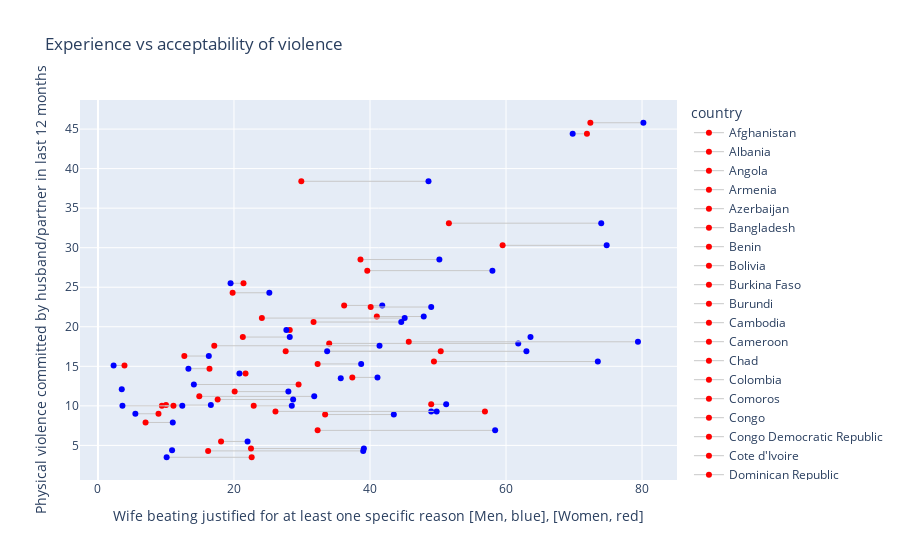

The notebook cell this image was saved under:
### Code cell
x = "Wife beating justified for at least one specific reason"
y = "Physical violence committed by husband/partner in last 12 months"
fig = go.Figure(layout=dict(height=600,
                           xaxis=dict( title=x + ' [Men, blue], [Women, red]'),
                           yaxis=dict( title=y),
                           legend=dict( title='country'),
                           title='Experience vs acceptability of violence'),
                )

for i in range(df.shape[0]):
    fig.add_trace(go.Scatter(x=df[[x + " [Men]", x + " [Women]"]].iloc[i], 
                          y=[df[y].iloc[i],df[y].iloc[i]],
#                              color_discrete_sequence=['red'],
                             line=dict(color='rgb(200,200,200)',width=1),
                            marker=dict(color=['red','blue']),
                            name=df['Country'].iloc[i]))
    
# fig.add_trace(px.line(x=[0,85], y=[0,85],color_discrete_sequence=['black']).data[0])    
fig.show()

### Figure 1 — Plotly figure (JSON) as saved in the notebook; plotly's stock layout.template omitted (floating-point values rounded to 4 significant figures)
{"data": [{"line": {"color": "rgb(200,200,200)", "width": 1}, "marker": {"color": ["red", "blue"]}, "name": "Afghanistan", "type": "scatter", "x": [72.4, 80.2], "y": [45.8, 45.8]}, {"line": {"color": "rgb(200,200,200)", "width": 1}, "marker": {"color": ["red", "blue"]}, "name": "Albania", "type": "scatter", "x": [11.2, 6.8], "y": [null, null]}, {"line": {"color": "rgb(200,200,200)", "width": 1}, "marker": {"color": ["red", "blue"]}, "name": "Angola", "type": "scatter", "x": [19.8, 25.2], "y": [24.3, 24.3]}, {"line": {"color": "rgb(200,200,200)", "width": 1}, "marker": {"color": ["red", "blue"]}, "name": "Armenia", "type": "scatter", "x": [22.6, 10.1], "y": [3.5, 3.5]}, {"line": {"color": "rgb(200,200,200)", "width": 1}, "marker": {"color": ["red", "blue"]}, "name": "Azerbaijan", "type": "scatter", "x": [56.9, 49], "y": [9.3, 9.3]}, {"line": {"color": "rgb(200,200,200)", "width": 1}, "marker": {"color": ["red", "blue"]}, "name": "Bangladesh", "type": "scatter", "x": [null, 20.1], "y": [null, null]}, {"line": {"color": "rgb(200,200,200)", "width": 1}, "marker": {"color": ["red", "blue"]}, "name": "Benin", "type": "scatter", "x": [14.9, 31.8], "y": [11.2, 11.2]}, {"line": {"color": "rgb(200,200,200)", "width": 1}, "marker": {"color": ["red", "blue"]}, "name": "Bolivia", "type": "scatter", "x": [null, 16.1], "y": [null, null]}, {"line": {"color": "rgb(200,200,200)", "width": 1}, "marker": {"color": ["red", "blue"]}, "name": "Burkina Faso", "type": "scatter", "x": [33.4, 43.5], "y": [8.9, 8.9]}, {"line": {"color": "rgb(200,200,200)", "width": 1}, "marker": {"color": ["red", "blue"]}, "name": "Burundi", "type": "scatter", "x": [34, 61.8], "y": [17.9, 17.9]}, {"line": {"color": "rgb(200,200,200)", "width": 1}, "marker": {"color": ["red", "blue"]}, "name": "Cambodia", "type": "scatter", "x": [26.1, 49.8], "y": [9.3, 9.3]}, {"line": {"color": "rgb(200,200,200)", "width": 1}, "marker": {"color": ["red", "blue"]}, "name": "Cameroon", "type": "scatter", "x": [28.2, 27.7], "y": [19.6, 19.6]}, {"line": {"color": "rgb(200,200,200)", "width": 1}, "marker": {"color": ["red", "blue"]}, "name": "Chad", "type": "scatter", "x": [49.4, 73.5], "y": [15.6, 15.6]}, {"line": {"color": "rgb(200,200,200)", "width": 1}, "marker": {"color": ["red", "blue"]}, "name": "Colombia", "type": "scatter", "x": [4.3, 3.1], "y": [null, null]}, {"line": {"color": "rgb(200,200,200)", "width": 1}, "marker": {"color": ["red", "blue"]}, "name": "Comoros", "type": "scatter", "x": [16.2, 39], "y": [4.3, 4.3]}, {"line": {"color": "rgb(200,200,200)", "width": 1}, "marker": {"color": ["red", "blue"]}, "name": "Congo", "type": "scatter", "x": [41.5, 60.7], "y": [null, null]}, {"line": {"color": "rgb(200,200,200)", "width": 1}, "marker": {"color": ["red", "blue"]}, "name": "Congo Democratic Republic", "type": "scatter", "x": [59.5, 74.8], "y": [30.3, 30.3]}, {"line": {"color": "rgb(200,200,200)", "width": 1}, "marker": {"color": ["red", "blue"]}, "name": "Cote d'Ivoire", "type": "scatter", "x": [41, 47.9], "y": [21.3, 21.3]}, {"line": {"color": "rgb(200,200,200)", "width": 1}, "marker": {"color": ["red", "blue"]}, "name": "Dominican Republic", "type": "scatter", "x": [3.9, 2.3], "y": [15.1, 15.1]}, {"line": {"color": "rgb(200,200,200)", "width": 1}, "marker": {"color": ["red", "blue"]}, "name": "Egypt", "type": "scatter", "x": [null, 35.7], "y": [13.5, 13.5]}, {"line": {"color": "rgb(200,200,200)", "width": 1}, "marker": {"color": ["red", "blue"]}, "name": "Eritrea", "type": "scatter", "x": [null, 70.7], "y": [null, null]}, {"line": {"color": "rgb(200,200,200)", "width": 1}, "marker": {"color": ["red", "blue"]}, "name": "Eswatini", "type": "scatter", "x": [31.3, 23.2], "y": [null, null]}, {"line": {"color": "rgb(200,200,200)", "width": 1}, "marker": {"color": ["red", "blue"]}, "name": "Ethiopia", "type": "scatter", "x": [27.6, 63], "y": [16.9, 16.9]}, {"line": {"color": "rgb(200,200,200)", "width": 1}, "marker": {"color": ["red", "blue"]}, "name": "Gabon", "type": "scatter", "x": [38.6, 50.2], "y": [28.5, 28.5]}, {"line": {"color": "rgb(200,200,200)", "width": 1}, "marker": {"color": ["red", "blue"]}, "name": "Gambia", "type": "scatter", "x": [32.3, 58.4], "y": [6.9, 6.9]}, {"line": {"color": "rgb(200,200,200)", "width": 1}, "marker": {"color": ["red", "blue"]}, "name": "Ghana", "type": "scatter", "x": [12.5, 28.3], "y": [null, null]}, {"line": {"color": "rgb(200,200,200)", "width": 1}, "marker": {"color": ["red", "blue"]}, "name": "Guatemala", "type": "scatter", "x": [7, 11], "y": [7.9, 7.9]}, {"line": {"color": "rgb(200,200,200)", "width": 1}, "marker": {"color": ["red", "blue"]}, "name": "Guinea", "type": "scatter", "x": [54.7, 67.2], "y": [null, null]}, {"line": {"color": "rgb(200,200,200)", "width": 1}, "marker": {"color": ["red", "blue"]}, "name": "Guyana", "type": "scatter", "x": [19.3, 16.3], "y": [null, null]}, {"line": {"color": "rgb(200,200,200)", "width": 1}, "marker": {"color": ["red", "blue"]}, "name": "Haiti", "type": "scatter", "x": [10, 16.6], "y": [10.1, 10.1]}, {"line": {"color": "rgb(200,200,200)", "width": 1}, "marker": {"color": ["red", "blue"]}, "name": "Honduras", "type": "scatter", "x": [9.4, 12.4], "y": [10, 10]}, {"line": {"color": "rgb(200,200,200)", "width": 1}, "marker": {"color": ["red", "blue"]}, "name": "India", "type": "scatter", "x": [31.7, 44.6], "y": [20.6, 20.6]}, {"line": {"color": "rgb(200,200,200)", "width": 1}, "marker": {"color": ["red", "blue"]}, "name": "Indonesia", "type": "scatter", "x": [null, 32], "y": [null, null]}, {"line": {"color": "rgb(200,200,200)", "width": 1}, "marker": {"color": ["red", "blue"]}, "name": "Jordan", "type": "scatter", "x": [29.5, 14.1], "y": [12.7, 12.7]}, {"line": {"color": "rgb(200,200,200)", "width": 1}, "marker": {"color": ["red", "blue"]}, "name": "Kenya", "type": "scatter", "x": [36.2, 41.8], "y": [22.7, 22.7]}, {"line": {"color": "rgb(200,200,200)", "width": 1}, "marker": {"color": ["red", "blue"]}, "name": "Kyrgyz Republic", "type": "scatter", "x": [50.4, 33.7], "y": [16.9, 16.9]}, {"line": {"color": "rgb(200,200,200)", "width": 1}, "marker": {"color": ["red", "blue"]}, "name": "Lesotho", "type": "scatter", "x": [38.8, 33.3], "y": [null, null]}, {"line": {"color": "rgb(200,200,200)", "width": 1}, "marker": {"color": ["red", "blue"]}, "name": "Liberia", "type": "scatter", "x": [24.2, 42.5], "y": [null, null]}, {"line": {"color": "rgb(200,200,200)", "width": 1}, "marker": {"color": ["red", "blue"]}, "name": "Madagascar", "type": "scatter", "x": [29.1, 32.3], "y": [null, null]}, {"line": {"color": "rgb(200,200,200)", "width": 1}, "marker": {"color": ["red", "blue"]}, "name": "Malawi", "type": "scatter", "x": [12.7, 16.3], "y": [16.3, 16.3]}, {"line": {"color": "rgb(200,200,200)", "width": 1}, "marker": {"color": ["red", "blue"]}, "name": "Maldives", "type": "scatter", "x": [18.1, 22], "y": [5.5, 5.5]}, {"line": {"color": "rgb(200,200,200)", "width": 1}, "marker": {"color": ["red", "blue"]}, "name": "Mali", "type": "scatter", "x": [45.7, 79.4], "y": [18.1, 18.1]}, {"line": {"color": "rgb(200,200,200)", "width": 1}, "marker": {"color": ["red", "blue"]}, "name": "Moldova", "type": "scatter", "x": [21.7, 20.8], "y": [14.1, 14.1]}, {"line": {"color": "rgb(200,200,200)", "width": 1}, "marker": {"color": ["red", "blue"]}, "name": "Morocco", "type": "scatter", "x": [null, 63.9], "y": [null, null]}, {"line": {"color": "rgb(200,200,200)", "width": 1}, "marker": {"color": ["red", "blue"]}, "name": "Mozambique", "type": "scatter", "x": [16.4, 13.3], "y": [14.7, 14.7]}, {"line": {"color": "rgb(200,200,200)", "width": 1}, "marker": {"color": ["red", "blue"]}, "name": "Myanmar", "type": "scatter", "x": [49, 51.2], "y": [10.2, 10.2]}, {"line": {"color": "rgb(200,200,200)", "width": 1}, "marker": {"color": ["red", "blue"]}, "name": "Namibia", "type": "scatter", "x": [21.3, 28.2], "y": [18.7, 18.7]}, {"line": {"color": "rgb(200,200,200)", "width": 1}, "marker": {"color": ["red", "blue"]}, "name": "Nepal", "type": "scatter", "x": [22.9, 28.5], "y": [10, 10]}, {"line": {"color": "rgb(200,200,200)", "width": 1}, "marker": {"color": ["red", "blue"]}, "name": "Nicaragua", "type": "scatter", "x": [null, 12.5], "y": [null, null]}, {"line": {"color": "rgb(200,200,200)", "width": 1}, "marker": {"color": ["red", "blue"]}, "name": "Niger", "type": "scatter", "x": [26, 59.6], "y": [null, null]}, {"line": {"color": "rgb(200,200,200)", "width": 1}, "marker": {"color": ["red", "blue"]}, "name": "Nigeria", "type": "scatter", "x": [20.1, 28], "y": [11.8, 11.8]}, {"line": {"color": "rgb(200,200,200)", "width": 1}, "marker": {"color": ["red", "blue"]}, "name": "Pakistan", "type": "scatter", "x": [37.4, 41.1], "y": [13.6, 13.6]}, {"line": {"color": "rgb(200,200,200)", "width": 1}, "marker": {"color": ["red", "blue"]}, "name": "Papua New Guinea", "type": "scatter", "x": [71.9, 69.8], "y": [44.4, 44.4]}, {"line": {"color": "rgb(200,200,200)", "width": 1}, "marker": {"color": ["red", "blue"]}, "name": "Peru", "type": "scatter", "x": [null, 3.5], "y": [12.1, 12.1]}, {"line": {"color": "rgb(200,200,200)", "width": 1}, "marker": {"color": ["red", "blue"]}, "name": "Philippines", "type": "scatter", "x": [null, 10.9], "y": [4.4, 4.4]}, {"line": {"color": "rgb(200,200,200)", "width": 1}, "marker": {"color": ["red", "blue"]}, "name": "Rwanda", "type": "scatter", "x": [17.1, 41.4], "y": [17.6, 17.6]}, {"line": {"color": "rgb(200,200,200)", "width": 1}, "marker": {"color": ["red", "blue"]}, "name": "Sao Tome and Principe", "type": "scatter", "x": [21.4, 19.5], "y": [25.5, 25.5]}, {"line": {"color": "rgb(200,200,200)", "width": 1}, "marker": {"color": ["red", "blue"]}, "name": "Senegal", "type": "scatter", "x": [22.5, 39.1], "y": [4.6, 4.6]}, {"line": {"color": "rgb(200,200,200)", "width": 1}, "marker": {"color": ["red", "blue"]}, "name": "Sierra Leone", "type": "scatter", "x": [29.9, 48.6], "y": [38.4, 38.4]}, {"line": {"color": "rgb(200,200,200)", "width": 1}, "marker": {"color": ["red", "blue"]}, "name": "South Africa", "type": "scatter", "x": [8.9, 5.5], "y": [9, 9]}, {"line": {"color": "rgb(200,200,200)", "width": 1}, "marker": {"color": ["red", "blue"]}, "name": "Tajikistan", "type": "scatter", "x": [null, 63.6], "y": [18.7, 18.7]}, {"line": {"color": "rgb(200,200,200)", "width": 1}, "marker": {"color": ["red", "blue"]}, "name": "Tanzania", "type": "scatter", "x": [39.6, 58], "y": [27.1, 27.1]}, {"line": {"color": "rgb(200,200,200)", "width": 1}, "marker": {"color": ["red", "blue"]}, "name": "Timor-Leste", "type": "scatter", "x": [51.6, 74], "y": [33.1, 33.1]}, {"line": {"color": "rgb(200,200,200)", "width": 1}, "marker": {"color": ["red", "blue"]}, "name": "Togo", "type": "scatter", "x": [17.6, 28.7], "y": [10.8, 10.8]}, {"line": {"color": "rgb(200,200,200)", "width": 1}, "marker": {"color": ["red", "blue"]}, "name": "Turkey", "type": "scatter", "x": [null, 13.3], "y": [null, null]}, {"line": {"color": "rgb(200,200,200)", "width": 1}, "marker": {"color": ["red", "blue"]}, "name": "Turkmenistan", "type": "scatter", "x": [null, 51.7], "y": [null, null]}, {"line": {"color": "rgb(200,200,200)", "width": 1}, "marker": {"color": ["red", "blue"]}, "name": "Uganda", "type": "scatter", "x": [40.1, 49], "y": [22.5, 22.5]}, {"line": {"color": "rgb(200,200,200)", "width": 1}, "marker": {"color": ["red", "blue"]}, "name": "Ukraine", "type": "scatter", "x": [11.1, 3.6], "y": [10, 10]}, {"line": {"color": "rgb(200,200,200)", "width": 1}, "marker": {"color": ["red", "blue"]}, "name": "Yemen", "type": "scatter", "x": [null, 48.7], "y": [null, null]}, {"line": {"color": "rgb(200,200,200)", "width": 1}, "marker": {"color": ["red", "blue"]}, "name": "Zambia", "type": "scatter", "x": [24.1, 45.1], "y": [21.1, 21.1]}, {"line": {"color": "rgb(200,200,200)", "width": 1}, "marker": {"color": ["red", "blue"]}, "name": "Zimbabwe", "type": "scatter", "x": [32.3, 38.7], "y": [15.3, 15.3]}], "layout": {"autosize": true, "legend": {"title": {"text": "country"}}, "title": {"text": "Experience vs acceptability of violence"}, "xaxis": {"autorange": true, "range": [-2.503, 85.0], "title": {"text": "Wife beating justified for at least one specific reason [Men, blue], [Women, red]"}, "type": "linear"}, "yaxis": {"autorange": true, "range": [0.6743, 48.63], "title": {"text": "Physical violence committed by husband/partner in last 12 months"}, "type": "linear"}}}
